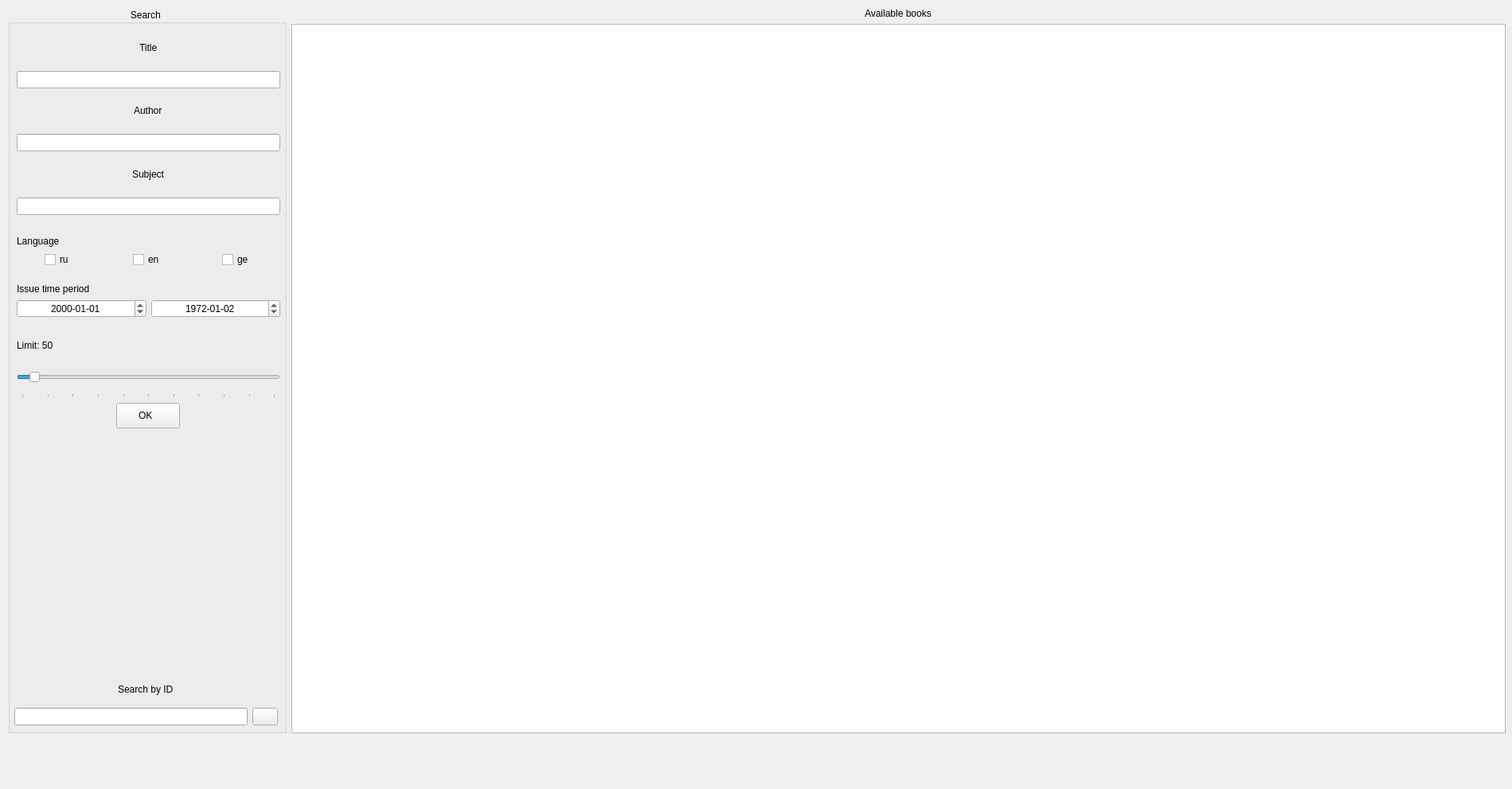
<?xml version="1.0" encoding="UTF-8"?>
<ui version="4.0">
 <class>Form</class>
 <widget class="QWidget" name="Form">
  <property name="geometry">
   <rect>
    <x>0</x>
    <y>0</y>
    <width>1899</width>
    <height>991</height>
   </rect>
  </property>
  <property name="windowTitle">
   <string>Form</string>
  </property>
  <widget class="QWidget" name="gridLayoutWidget">
   <property name="geometry">
    <rect>
     <x>10</x>
     <y>10</y>
     <width>1881</width>
     <height>911</height>
    </rect>
   </property>
   <layout class="QGridLayout" name="master_grid_layout">
    <item row="0" column="2">
     <layout class="QVBoxLayout" name="verticalLayout">
      <item alignment="Qt::AlignHCenter">
       <widget class="QLabel" name="available_books_label">
        <property name="text">
         <string>Available books</string>
        </property>
       </widget>
      </item>
      <item>
       <widget class="QTableWidget" name="books_table">
        <property name="maximumSize">
         <size>
          <width>1525</width>
          <height>16777215</height>
         </size>
        </property>
       </widget>
      </item>
     </layout>
    </item>
    <item row="0" column="1">
     <widget class="QGroupBox" name="search_settings_group_box">
      <property name="sizePolicy">
       <sizepolicy hsizetype="Preferred" vsizetype="Preferred">
        <horstretch>1</horstretch>
        <verstretch>0</verstretch>
       </sizepolicy>
      </property>
      <property name="maximumSize">
       <size>
        <width>350</width>
        <height>16777215</height>
       </size>
      </property>
      <property name="sizeIncrement">
       <size>
        <width>0</width>
        <height>0</height>
       </size>
      </property>
      <property name="title">
       <string>Search </string>
      </property>
      <property name="alignment">
       <set>Qt::AlignCenter</set>
      </property>
      <widget class="QWidget" name="gridLayoutWidget_2">
       <property name="geometry">
        <rect>
         <x>11</x>
         <y>27</y>
         <width>331</width>
         <height>501</height>
        </rect>
       </property>
       <layout class="QGridLayout" name="search_fields_grid_layout">
        <item row="8" column="0">
         <widget class="QLabel" name="limit_label">
          <property name="maximumSize">
           <size>
            <width>16777215</width>
            <height>30</height>
           </size>
          </property>
          <property name="text">
           <string>Limit: 50</string>
          </property>
         </widget>
        </item>
        <item row="10" column="0" alignment="Qt::AlignHCenter">
         <widget class="QPushButton" name="search_button">
          <property name="maximumSize">
           <size>
            <width>16777215</width>
            <height>32</height>
           </size>
          </property>
          <property name="layoutDirection">
           <enum>Qt::RightToLeft</enum>
          </property>
          <property name="text">
           <string>OK  </string>
          </property>
          <property name="icon">
           <iconset>
            <normaloff>../images/check_mark.png</normaloff>../images/check_mark.png</iconset>
          </property>
         </widget>
        </item>
        <item row="0" column="0" alignment="Qt::AlignHCenter|Qt::AlignVCenter">
         <widget class="QLabel" name="title_label">
          <property name="text">
           <string>Title</string>
          </property>
         </widget>
        </item>
        <item row="3" column="0">
         <widget class="QLineEdit" name="authors_line_edit"/>
        </item>
        <item row="2" column="0" alignment="Qt::AlignHCenter|Qt::AlignVCenter">
         <widget class="QLabel" name="authors_label">
          <property name="text">
           <string>Author</string>
          </property>
         </widget>
        </item>
        <item row="6" column="0">
         <layout class="QGridLayout" name="gridLayout_2">
          <item row="4" column="0">
           <widget class="QLabel" name="time_period_label">
            <property name="text">
             <string>Issue time period</string>
            </property>
           </widget>
          </item>
          <item row="3" column="0">
           <widget class="QLabel" name="label_3">
            <property name="maximumSize">
             <size>
              <width>16777215</width>
              <height>8</height>
             </size>
            </property>
            <property name="text">
             <string/>
            </property>
           </widget>
          </item>
          <item row="0" column="0">
           <widget class="QLabel" name="label">
            <property name="maximumSize">
             <size>
              <width>16777215</width>
              <height>16</height>
             </size>
            </property>
            <property name="text">
             <string/>
            </property>
           </widget>
          </item>
          <item row="2" column="0">
           <layout class="QHBoxLayout" name="horizontalLayout">
            <item alignment="Qt::AlignHCenter">
             <widget class="QCheckBox" name="ru_check_box">
              <property name="text">
               <string>ru</string>
              </property>
             </widget>
            </item>
            <item alignment="Qt::AlignHCenter">
             <widget class="QCheckBox" name="en_check_box">
              <property name="text">
               <string>en</string>
              </property>
             </widget>
            </item>
            <item alignment="Qt::AlignHCenter">
             <widget class="QCheckBox" name="ge_check_box">
              <property name="text">
               <string>ge</string>
              </property>
             </widget>
            </item>
           </layout>
          </item>
          <item row="5" column="0">
           <layout class="QHBoxLayout" name="horizontalLayout_2">
            <item>
             <widget class="QDateEdit" name="l_date_edit">
              <property name="sizePolicy">
               <sizepolicy hsizetype="Expanding" vsizetype="Maximum">
                <horstretch>0</horstretch>
                <verstretch>0</verstretch>
               </sizepolicy>
              </property>
              <property name="layoutDirection">
               <enum>Qt::LeftToRight</enum>
              </property>
              <property name="alignment">
               <set>Qt::AlignCenter</set>
              </property>
              <property name="maximumDate">
               <date>
                <year>2024</year>
                <month>12</month>
                <day>31</day>
               </date>
              </property>
              <property name="minimumDate">
               <date>
                <year>1970</year>
                <month>1</month>
                <day>1</day>
               </date>
              </property>
              <property name="displayFormat">
               <string>yyyy-MM-dd</string>
              </property>
             </widget>
            </item>
            <item>
             <widget class="QDateEdit" name="r_date_edit">
              <property name="sizePolicy">
               <sizepolicy hsizetype="Expanding" vsizetype="Fixed">
                <horstretch>0</horstretch>
                <verstretch>0</verstretch>
               </sizepolicy>
              </property>
              <property name="alignment">
               <set>Qt::AlignCenter</set>
              </property>
              <property name="maximumDate">
               <date>
                <year>2024</year>
                <month>12</month>
                <day>31</day>
               </date>
              </property>
              <property name="minimumDate">
               <date>
                <year>1970</year>
                <month>1</month>
                <day>1</day>
               </date>
              </property>
              <property name="displayFormat">
               <string>yyyy-MM-dd</string>
              </property>
              <property name="date">
               <date>
                <year>1972</year>
                <month>1</month>
                <day>2</day>
               </date>
              </property>
             </widget>
            </item>
           </layout>
          </item>
          <item row="1" column="0">
           <widget class="QLabel" name="language_label">
            <property name="text">
             <string>Language</string>
            </property>
           </widget>
          </item>
         </layout>
        </item>
        <item row="4" column="0" alignment="Qt::AlignHCenter|Qt::AlignVCenter">
         <widget class="QLabel" name="subject_label">
          <property name="text">
           <string>Subject</string>
          </property>
         </widget>
        </item>
        <item row="7" column="0">
         <widget class="QLabel" name="label_2">
          <property name="maximumSize">
           <size>
            <width>16777215</width>
            <height>8</height>
           </size>
          </property>
          <property name="text">
           <string/>
          </property>
         </widget>
        </item>
        <item row="5" column="0">
         <widget class="QLineEdit" name="subject_line_edit">
          <property name="toolTip">
           <string>Text subjects should be separated by space.</string>
          </property>
         </widget>
        </item>
        <item row="1" column="0">
         <widget class="QLineEdit" name="title_line_edit"/>
        </item>
        <item row="9" column="0">
         <widget class="QSlider" name="limit_slider">
          <property name="maximumSize">
           <size>
            <width>16777215</width>
            <height>50</height>
           </size>
          </property>
          <property name="minimum">
           <number>1</number>
          </property>
          <property name="maximum">
           <number>1000</number>
          </property>
          <property name="value">
           <number>50</number>
          </property>
          <property name="orientation">
           <enum>Qt::Horizontal</enum>
          </property>
          <property name="tickPosition">
           <enum>QSlider::TicksBelow</enum>
          </property>
          <property name="tickInterval">
           <number>100</number>
          </property>
         </widget>
        </item>
       </layout>
      </widget>
      <widget class="QWidget" name="gridLayoutWidget_4">
       <property name="geometry">
        <rect>
         <x>8</x>
         <y>840</y>
         <width>331</width>
         <height>61</height>
        </rect>
       </property>
       <layout class="QGridLayout" name="gridLayout">
        <item row="1" column="0">
         <widget class="QLineEdit" name="text_id_line_edit"/>
        </item>
        <item row="1" column="1">
         <widget class="QPushButton" name="search_by_id_button">
          <property name="maximumSize">
           <size>
            <width>32</width>
            <height>32</height>
           </size>
          </property>
          <property name="toolTip">
           <string>ID is a positive integer.</string>
          </property>
          <property name="text">
           <string/>
          </property>
          <property name="icon">
           <iconset>
            <normaloff>../images/loop_search.png</normaloff>../images/loop_search.png</iconset>
          </property>
         </widget>
        </item>
        <item row="0" column="0" colspan="2" alignment="Qt::AlignHCenter|Qt::AlignVCenter">
         <widget class="QLabel" name="serach_by_id_label">
          <property name="text">
           <string>Search by ID</string>
          </property>
         </widget>
        </item>
       </layout>
      </widget>
     </widget>
    </item>
   </layout>
  </widget>
 </widget>
 <resources/>
 <connections/>
</ui>
